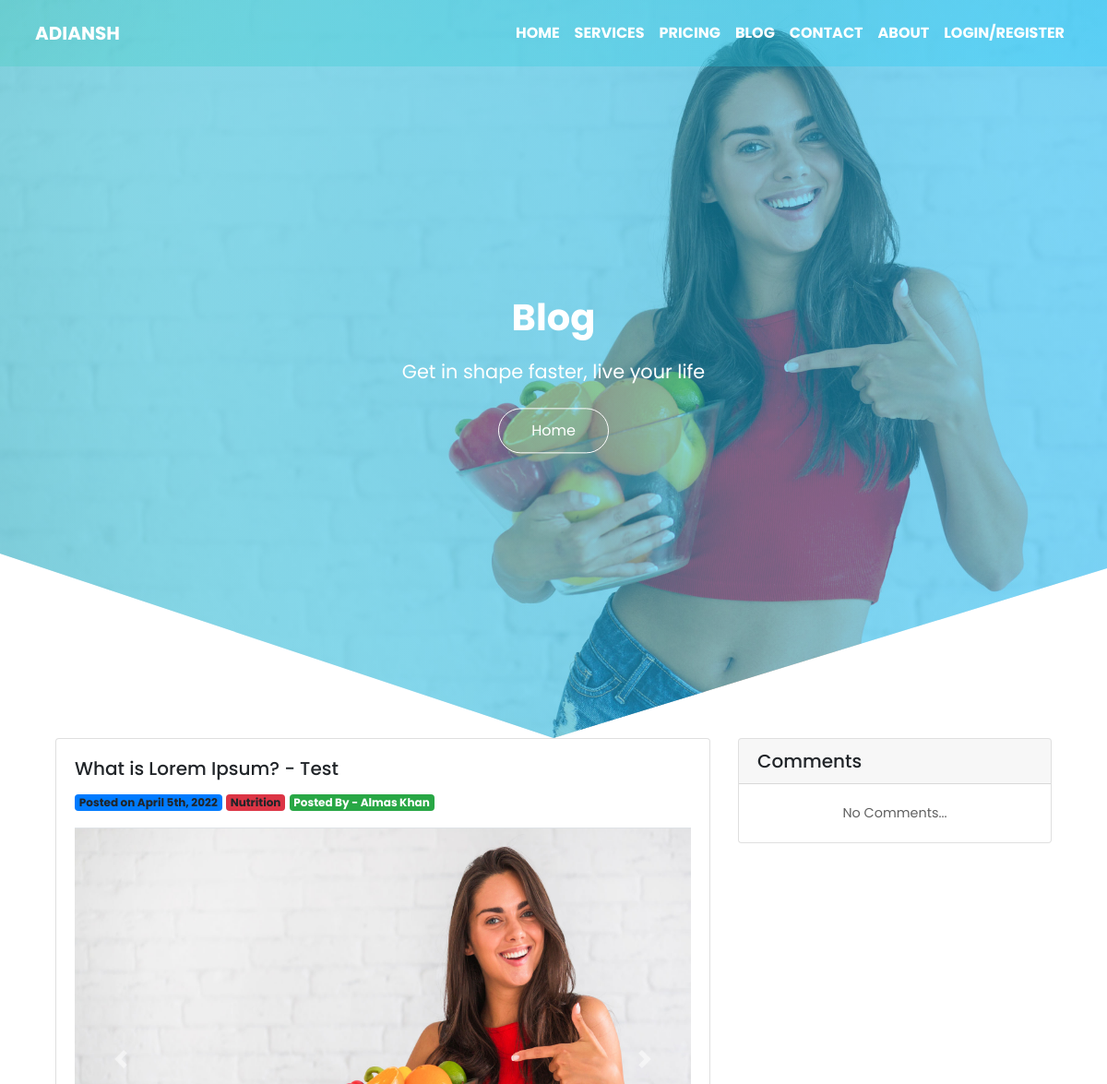
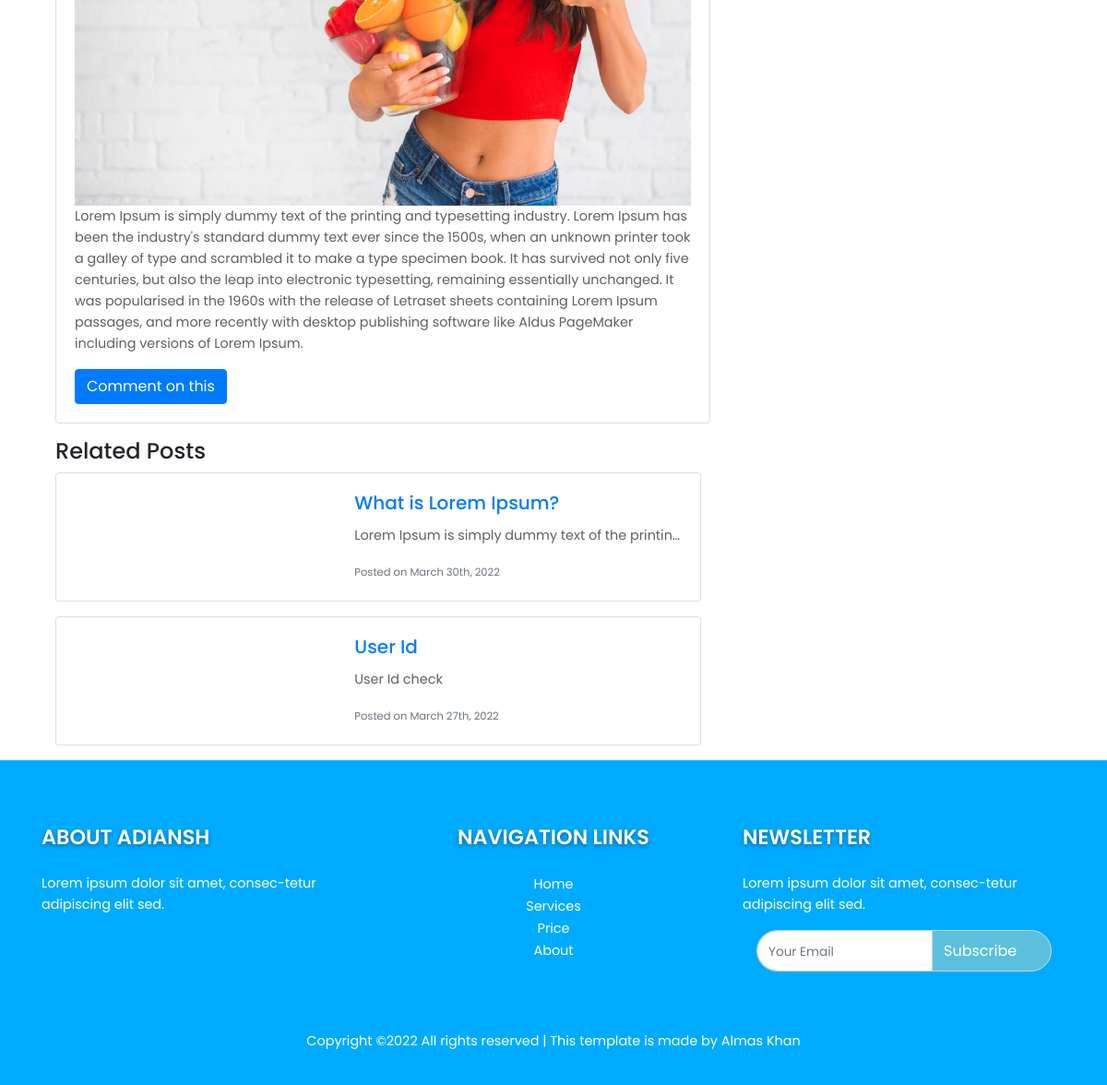
Page /post.php?id=22 on the committed database (2 pictures, top to bottom).
### tables this page shows
CREATE TABLE `posts` (
  `id` int(11) NOT NULL,
  `user_id` int(11) NOT NULL,
  `title` text NOT NULL,
  `content` text NOT NULL,
  `category_id` int(11) NOT NULL,
  `status` tinyint(4) NOT NULL,
  `added_on` timestamp NOT NULL DEFAULT current_timestamp()
);

CREATE TABLE `post_category` (
  `id` int(11) NOT NULL,
  `category_name` varchar(255) NOT NULL,
  `status` tinyint(4) NOT NULL
);

CREATE TABLE `users` (
  `id` int(11) NOT NULL,
  `name` varchar(255) NOT NULL,
  `password` varchar(50) NOT NULL,
  `email` varchar(50) NOT NULL,
  `mobile` varchar(15) NOT NULL,
  `user_type` varchar(20) NOT NULL,
  `status` tinyint(4) NOT NULL,
  `added_on` timestamp NOT NULL DEFAULT current_timestamp()
);

CREATE TABLE `post_images` (
  `id` int(1) NOT NULL,
  `post_id` int(11) NOT NULL,
  `image` text NOT NULL
);

### functions.inc.php (called while the page is built, shortened)
<?php
function getCategory($conn, $post_id){
	$sql="SELECT * from post_category WHERE id=$post_id AND status=1";
	$run=mysqli_query($conn,$sql);
	$result = mysqli_fetch_assoc($run);
	if(!empty($result)){
		return $result['category_name'];
	}else{
		return null;
	}
}
function getUserName($conn, $user_id){
	$sql="SELECT * from users WHERE id=$user_id";
	$run=mysqli_query($conn,$sql);
	$result = mysqli_fetch_assoc($run);
	if(!empty($result)){
		return $result['name'];
	}else{
		return null;
	}
}
function getImages($conn, $post_id){
	$sql="SELECT * from post_images WHERE post_id=$post_id";
	$run=mysqli_query($conn, $sql);
	$data=array();
	while($row=mysqli_fetch_assoc($run)){
		$data[]=$row;
	}
	return $data;
}
?>

### post.php (the view, shortened to what this page needs)
<?php require('top.php')?>
<div class="header" id="topheader">
	<?php
	require('nav.php');
	?>
	<section class="header-section">
		<div class="center-div">
			<h1 class="font-weight-bold">Blog</h1>
			<p>Get in shape faster, live your life</p>
			<div class="header-buttons">
				<a href="index.php">Home</a>
			</div>
		</div>
	</section>
</div>
<div>
	<div class="container m-auto mt-3 row">
		<div class="col-8">
			<?php
			if (isset($_GET['id'])) {
				$post_id = $_GET['id'];
				$postQuery = "Select * from posts where id=$post_id AND status=1";
				$result = mysqli_query($conn, $postQuery);
			}
			if ($post = mysqli_fetch_assoc($result)) {
			}else{
				?>
				<script>
					window.location.href='blog.php';
				</script>
				<?php
			}
			$posted_by = getUserName($conn, $post['user_id']);
			if (empty($posted_by)) {
				$posted_name = "Posted By - Unknown";
			}else{
				$posted_name = "Posted By - ".$posted_by;
			}
			?>
			<div class="card mb-3">
				<div class="card-body">
					<h5 class="card-title"><?php echo $post['title'] ?></h5>
					<span class="badge bg-primary ">Posted on <?php echo date('F jS, Y', strtotime($post['added_on'])) ?></span>
					<span class="badge bg-danger"><?php echo getCategory($conn, $post['category_id']); ?></span>
					<span class="badge bg-success" style="color: white"><?php echo $posted_name;?></span>
					<?php
					$post_images = getImages($conn, $post['id']);
					?>
					<div id="demo" class="carousel slide" data-ride="carousel">
						<div class="carousel-inner">
							<?php
							$c=1;
							foreach($post_images as $image) {
								if($c>1){
									$active = "";
								}else{
									$active = "active";
								}
								?>
								<div class="carousel-item <?php echo $active; ?>">
									<img src="images/<?php echo $image['image'] ?>" class="d-block w-100" style="height:500px">
								</div>
								<?php
								$c++;
							}
							?>
						</div>
						<a class="carousel-control-prev" href="#demo" data-slide="prev">
							<span class="carousel-control-prev-icon"></span>
						</a>
						<a class="carousel-control-next" href="#demo" data-slide="next">
							<span class="carousel-control-next-icon"></span>
						</a>
					</div>
					<p class="card-text"><?php echo $post['content'] ?></p>
					<button type="button" class="btn btn-primary" data-toggle="modal" data-target="#myModal">Comment on this</button>
				</div>
			</div>
			<div>
				<h4>Related Posts</h4>
				<?php
				$related= "SELECT * from posts where category_id={$post['category_id']} AND status=1 order by id desc LIMIT 3";
				$related_run = mysqli_query($conn, $related);
				while ($related_post= mysqli_fetch_assoc($related_run)) {
					if ($related_post['id']==$post_id) {
						continue;
					}
					?>
					<a href="post.php?id=<?php echo $related_post['id'];?>">
						<div class="card mb-3" style="max-width: 700px;">
							<div class="row g-0">
								<div class="col-md-5" style="background-image: url('https://images.moneycontrol.com/static-mcnews/2020/04/stock-in-the-news-770x433.jpg');background-size: cover">
								</div>
								<div class="col-md-7">
									<div class="card-body">
										<h5 class="card-title"><?php echo $related_post['title'] ?></h5>
										<p class="card-text text-truncate"><?php echo $related_post['content'] ?></p>
										<p class="card-text"><small class="text-muted">Posted on <?php echo date('F jS, Y', strtotime($related_post['added_on'])) ?></small></p>
									</div>
								</div>
							</div>
						</div>
					</a>
					<?php
				}
				?>
			</div>
		</div>
		<?php
		include('sidebar.php');
		?>
	</div>
</div>
<?php require('footer.php')?>

### css/style.css (style rules this page uses)
html { scroll-behavior: smooth; }
* { margin: 0; padding: 0; box-sizing: border-box; font-family: 'Poppins', sans-serif; }
a { text-decoration: none; }
p { font-size: 0.9rem; line-height: 1.6; font-weight: 400; color: #606060; }
.header { width: 100%; height: 100vh; background-image: linear-gradient(rgba(0, 168, 255, 0.3), rgba(0, 168, 255, 0.3)), url('../images/bg_1.jpg'); background-repeat: no-repeat; background-size: 100% 100%; clip-path: polygon(100% 0%, 100% 77%, 50% 100%, 0% 75%, 0 0); position: relative; }
.header:before { content: ""; position: absolute; top: 0%; bottom: 0%; left: 0%; right: 0%; opacity: .3; z-index: -1; background: linear-gradient(to right, #1e5799 0%, #3ccdbb 0%, #16c9f9 100%); }
.header-section { width: 100%; height: inherit; color: white; text-align: center; position: relative; }
.center-div { width: 100%; height: auto; position: absolute; top: 50%; left: 50%; transform: translate(-50%, -50%); -ms-transform: translate(-50%, -50%); -webkit-transform: translate(-50%, -50%); }
.header-buttons a { border: 1px solid #fff; border-radius: 100px; margin: 0 5px; padding: 12px 35px; outline: none; color: #fff; font-size: 1rem; font-weight: 400; line-height: 1.4; text-align: center; }
.center-div p { font-size: 1.3rem; padding: 10px 0 20px 0; color: white; }
::placeholder { font-size: 0.85rem; }

### rows in the picture
posts: title "What is Lorem Ipsum? - Test", added_on "April 5th, 2022", category.category_name "Nutrition", user.name "Posted By - Almas Khan", content "Lorem Ipsum is simply dummy text of the printing and typesetting industry. Lorem Ipsum has been the industry's standard dummy text ever since the 1500s, when an unknown printer took a galley of type and scrambled it to make a type specimen book. It has survived not only five centuries, but also the leap into electronic typesetting, remaining essentially unchanged. It was popularised in the 1960s with the release of Letraset sheets containing Lorem Ipsum passages, and more recently with desktop publishing software like Aldus PageMaker including versions of Lorem Ipsum."
post_images: image (picture)
posts: title "What is Lorem Ipsum?", content "Lorem Ipsum is simply dummy text of the printin…", added_on "March 30th, 2022"
posts: title "User Id", content "User Id check", added_on "March 27th, 2022"
